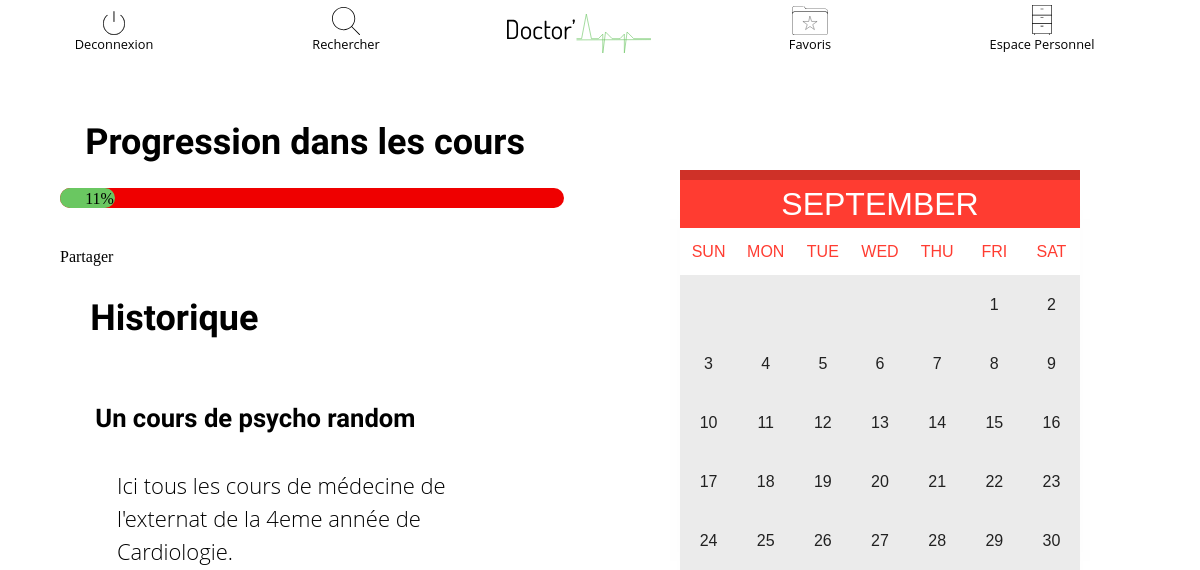
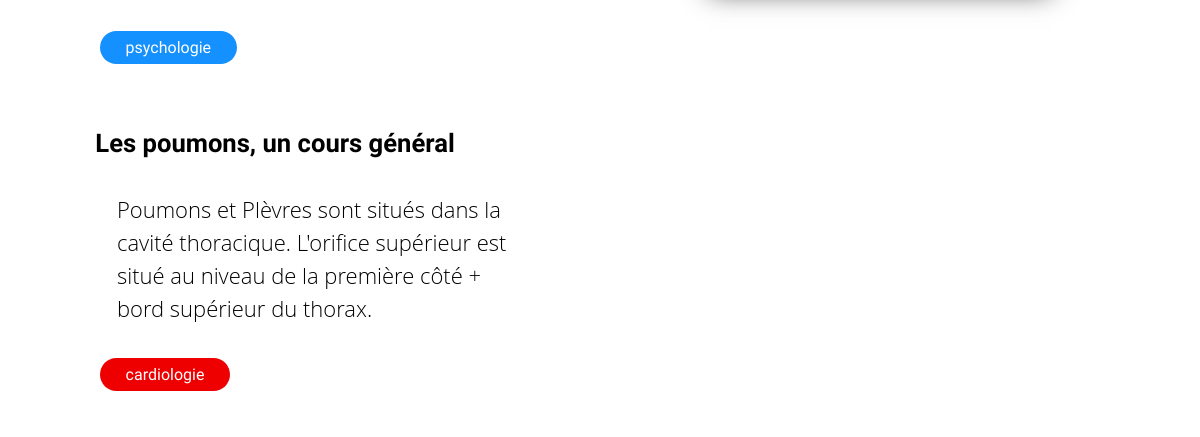
Before: /users/organisation (signed in) with the older database file (2 pictures, top to bottom).
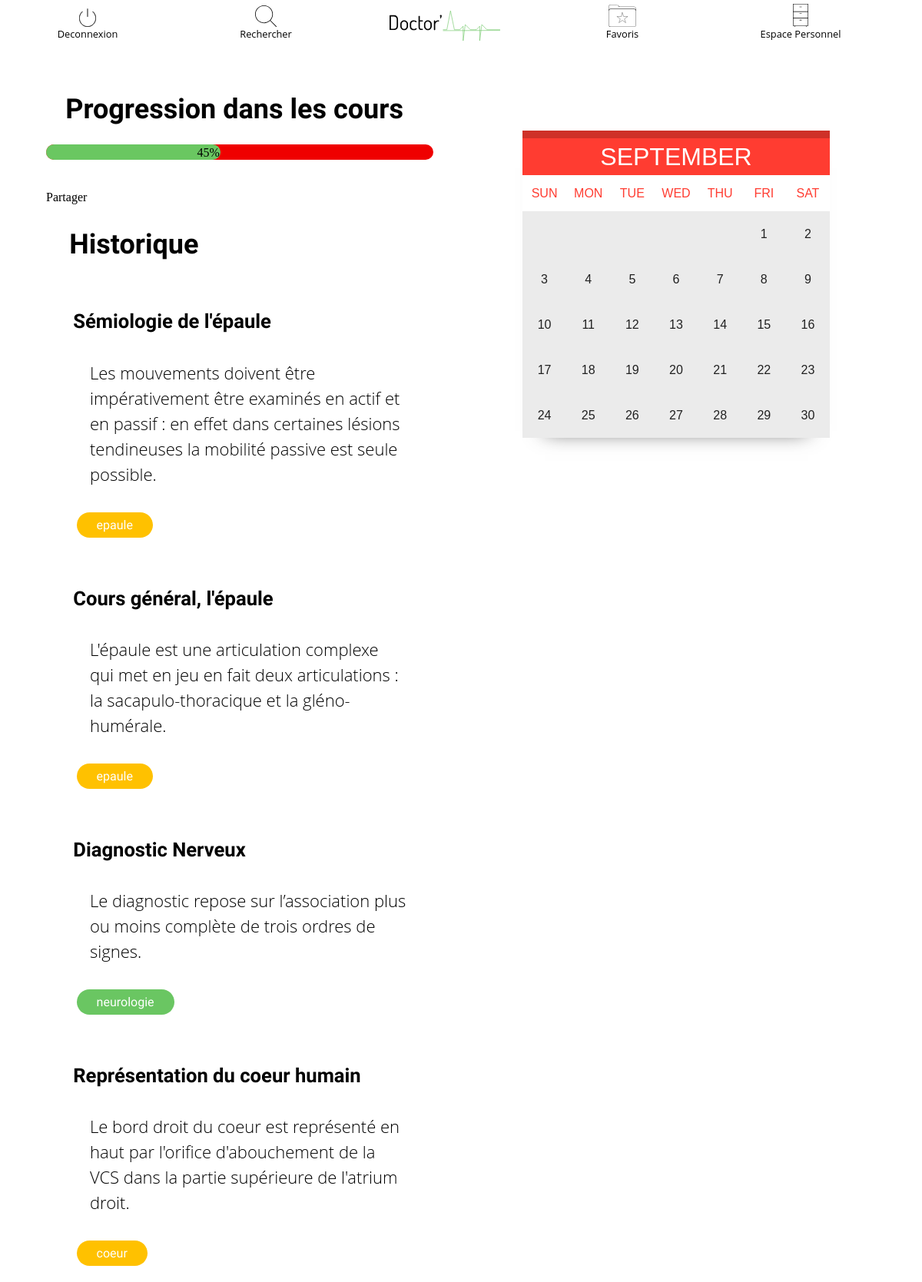
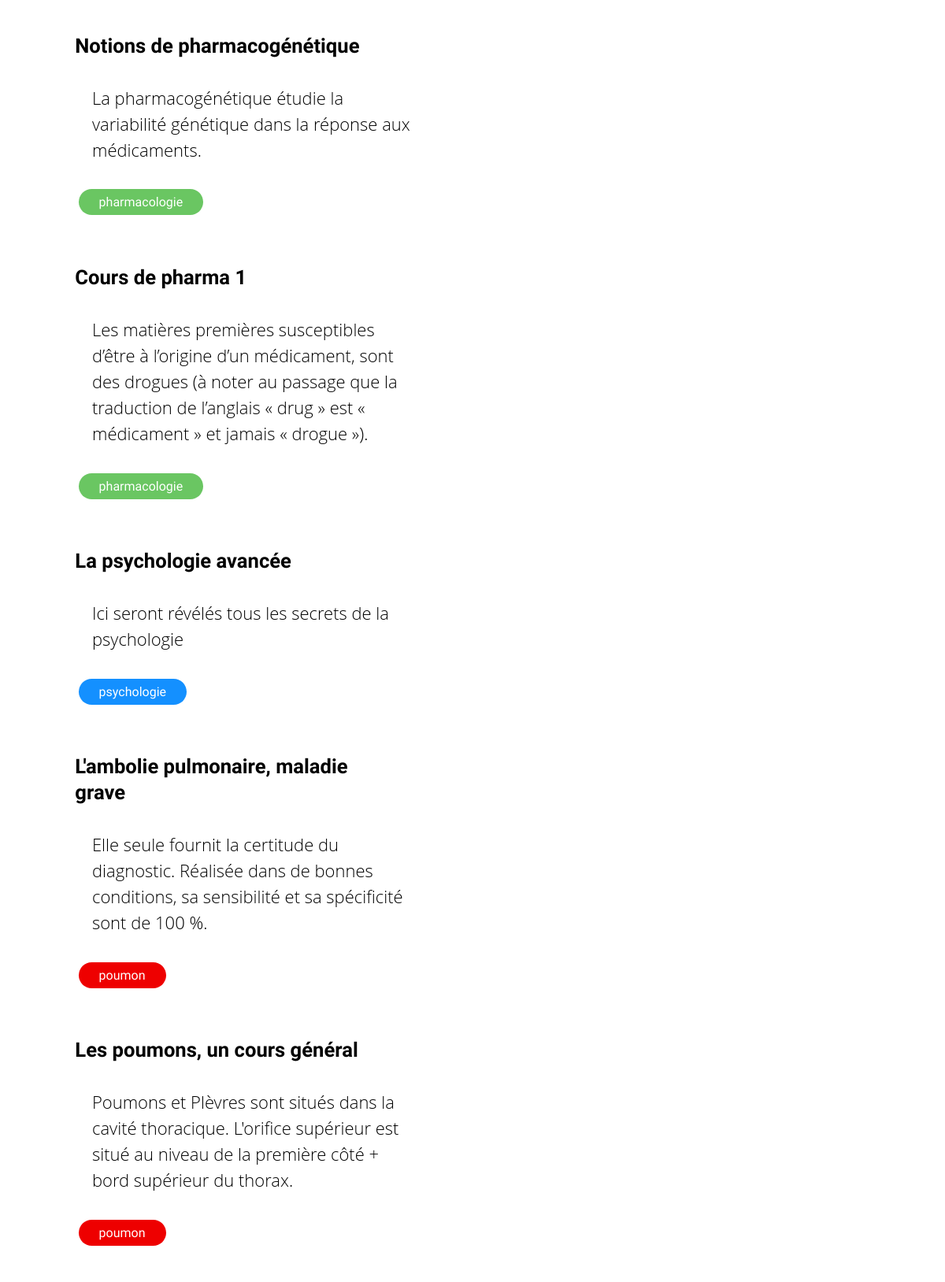
After: the same page with the newer database file (2 pictures, top to bottom).
### tables this page shows
CREATE TABLE `cours` (
  `id` int(11) NOT NULL,
  `name` varchar(255) NOT NULL,
  `content` text NOT NULL,
  `mat_id` int(11) NOT NULL,
  `tag_id` int(11) NOT NULL,
  `full_content` text NOT NULL
);

CREATE TABLE `tags` (
  `id` int(11) NOT NULL,
  `name` varchar(20) NOT NULL,
  `color` varchar(20) NOT NULL
);

### controllers/users.php (called while the page is built, shortened)
<?php
class Users extends Controller
{
    protected function organisation()
    {
        $viewmodel = new UserModel();
        $this->returnView($viewmodel->organisation(), false);
    }
}

### classes/Model.php (called while the page is built, shortened)
<?php
abstract class Model
{
    public function __construct()
    {
        $this->_db = new PDO(DBN, DB_USER, DB_PASS);
    }
}

### model/user.php (called while the page is built, shortened)
<?php
class UserModel extends Model
{
    public function organisation()
    {
        $sql = "SELECT cours.id as cours_id, cours.name as cours_name, cours.tag_id as tag, cours.content as cours_content, tags.name as tag_name, tags.color as tag_color FROM (((`users`
                INNER JOIN `history` ON users.id = history.user_id)
                INNER JOIN `cours` ON history.cours_id = cours.id)
                INNER JOIN `tags` ON tags.id = cours.tag_id) WHERE users.id = :id ORDER BY history.id DESC";
        $this->_stmt = $this->_db->prepare($sql);
        $this->_stmt->bindValue(':id', $_SESSION['id']);
        $this->_stmt->execute();
        $row = $this->_stmt->fetchAll(PDO::FETCH_ASSOC);
        $stmt = $this->_db->prepare('SELECT COUNT(*) FROM `cours`');
        $stmt->execute();
        $roow = $stmt->fetchColumn();
        $stmt_progress = $this->_db->prepare('SELECT COUNT(*) FROM `history` WHERE user_id = :id');
        $stmt_progress->bindValue(':id', $_SESSION['id']);
        $stmt_progress->execute();
        $rows = $stmt_progress->fetchColumn();
        $row_final['history'] = $row;
        $row_final['total'] = $roow;
        $row_final['count'] = $rows;
        $row_final['width'] = (int) ($rows / $roow * 100);
        return $row_final;
    }
}

### views/users/organisation.php (the view, shortened to what the changed rows need)
<!doctype html>
<html lang="fr">
<head>
    <link rel="stylesheet" href="../assets/styles/main.css">
</head>
<body>
<?php require "includes/nav_bar.php"?>
<section id="calendar">
    <div id="wrapOverall">
        <div id="calendar">
            <table>
                <div id="month">
                    <th class="month" colspan="7">SEPTEMBER</th>
                </div>
                <div id="weeks">
                    <tr class="weeks">
                        <td>SUN</td>
                        <td>MON</td>
                        <td>TUE</td>
                        <td>WED</td>
                        <td>THU</td>
                        <td>FRI</td>
                        <td>SAT</td>
                    </tr>
                </div>
                <div id="days">
                    <tr class="week1">
                        <td></td>
                        <td></td>
                        <td></td>
                        <td></td>
                        <td></td>
                        <td class="days">1</td>
                        <td class="days">2</td>
                    </tr>
                    <tr class="week2">
                        <td class="days">3</td>
                        <td class="days">4</td>
                        <td class="days">5</td>
                        <td class="days">6</td>
                        <td class="days">7</td>
                        <td class="days">8</td>
                        <td class="days">9</td>
                    </tr>
                    <tr class="week3">
                        <td class="days">10</td>
                        <td class="days">11</td>
                        <td class="days">12</td>
                        <td class="days">13</td>
                        <td class="days">14</td>
                        <td class="days">15</td>
                        <td class="days">16</td>
                    </tr>
                    <tr class="week4">
                        <td class="days">17</td>
                        <td class="days">18</td>
                        <td class="days">19</td>
                        <td class="days">20</td>
                        <td class="days">21</td>
                        <td class="days">22</td>
                        <td class="days">23</td>
                    </tr>
                    <tr class="week5">
                        <td class="days">24</td>
                        <td class="days">25</td>
                        <td class="days">26</td>
                        <td class="days">27</td>
                        <td class="days">28</td>
                        <td class="days">29</td>
                        <td class="days">30</td>
                    </tr>
                </div>
            </table>
        </div>
</section>
<section id="historique">
    <h2 style="font-size: 36px;">Progression dans les cours</h2>
    <div style="width: 100%; height: 20px; background: #EF0000;margin-bottom: 40px; border-radius: 10px;position: relative;" class="jauge">
        <div style="width: <?=$viewmodel['width']?>%; height: 20px; background: #6AC761; border-radius: 10px;"></div>
        <p style="position: absolute;top: 2px;left: <?=$viewmodel['width'] - 6?>%;"><?=$viewmodel['width']?>%</p>
    </div>
    <div class="fb-share-button" data-href="http://vivianebadach.eu/doctorapp" data-layout="button" data-size="large" data-mobile-iframe="false"><a class="fb-xfbml-parse-ignore" target="_blank" href="https://www.facebook.com/sharer/sharer.php?u=http%3A%2F%2Fvivianebadach.eu%2F&amp;src=sdkpreparse">Partager</a></div>
    <h1 style="font-size: 36px;margin-top: 10px;">Historique</h1>
    <?php foreach ($viewmodel['history'] as $item): ?>
        <article class="article" style="margin: 25px auto;">
            <a href="<?=ROOT_URL . 'courses/articles/' . $item['cours_id']?>">
                <h2><?=$item['cours_name']?></h2>
                <p><?=$item['cours_content']?></p>
                <div class="<?=$item['tag_color']?>_tag"><?=$item['tag_name']?></div>
            </a>
        </article>
    <?php endforeach; ?>
</section>
</body>
</html>

Changed rows visible on the page:
now on this page (row unchanged): cours: name "Sémiologie de l'épaule", content "Les mouvements doivent être impérativement être examinés en actif et en passif : en effet dans certaines lésions tendineuses la mobilité passive est seule possible.", tag.name "epaule"
now on this page (row edited): cours: name "Cours général, l'épaule", content "L'épaule est une articulation complexe qui met en jeu en fait deux articulations : la sacapulo-thoracique et la gléno-humérale.", tag.name "epaule"
now on this page (row edited): cours: name "Diagnostic Nerveux", content "Le diagnostic repose sur l’association plus ou moins complète de trois ordres de signes.", tag.name "neurologie"
now on this page (row edited): cours: name "Représentation du coeur humain", content "Le bord droit du coeur est représenté en haut par l'orifice d'abouchement de la VCS dans la partie supérieure de l'atrium droit.", tag.name "coeur"
now on this page (row edited): cours: name "Notions de pharmacogénétique", content "La pharmacogénétique étudie la variabilité génétique dans la réponse aux médicaments.", tag.name "pharmacologie"
now on this page (row edited): cours: name "Cours de pharma 1", content "Les matières premières susceptibles d’être à l’origine d’un médicament, sont des drogues (à noter au passage que la traduction de l’anglais « drug » est « médicament » et jamais « drogue »).", tag.name "pharmacologie"
changed cours "psychologie": name "Un cours de psycho random" → "La psychologie avancée"; content "Ici tous les cours de médecine de l'externat de la 4eme année de Cardiologie." → "Ici seront révélés tous les secrets de la psychologie"
now on this page (row edited): cours: name "L'ambolie pulmonaire, maladie grave", content "Elle seule fournit la certitude du diagnostic. Réalisée dans de bonnes conditions, sa sensibilité et sa spécificité sont de 100 %.", tag.name "poumon"
changed cours "Les poumons, un cours général": tag.name "cardiologie" → "poumon"
Other visible differences:
$viewmodel['width']: 11 → 45 (drawn)
$viewmodel['width']: "11" → "45"
